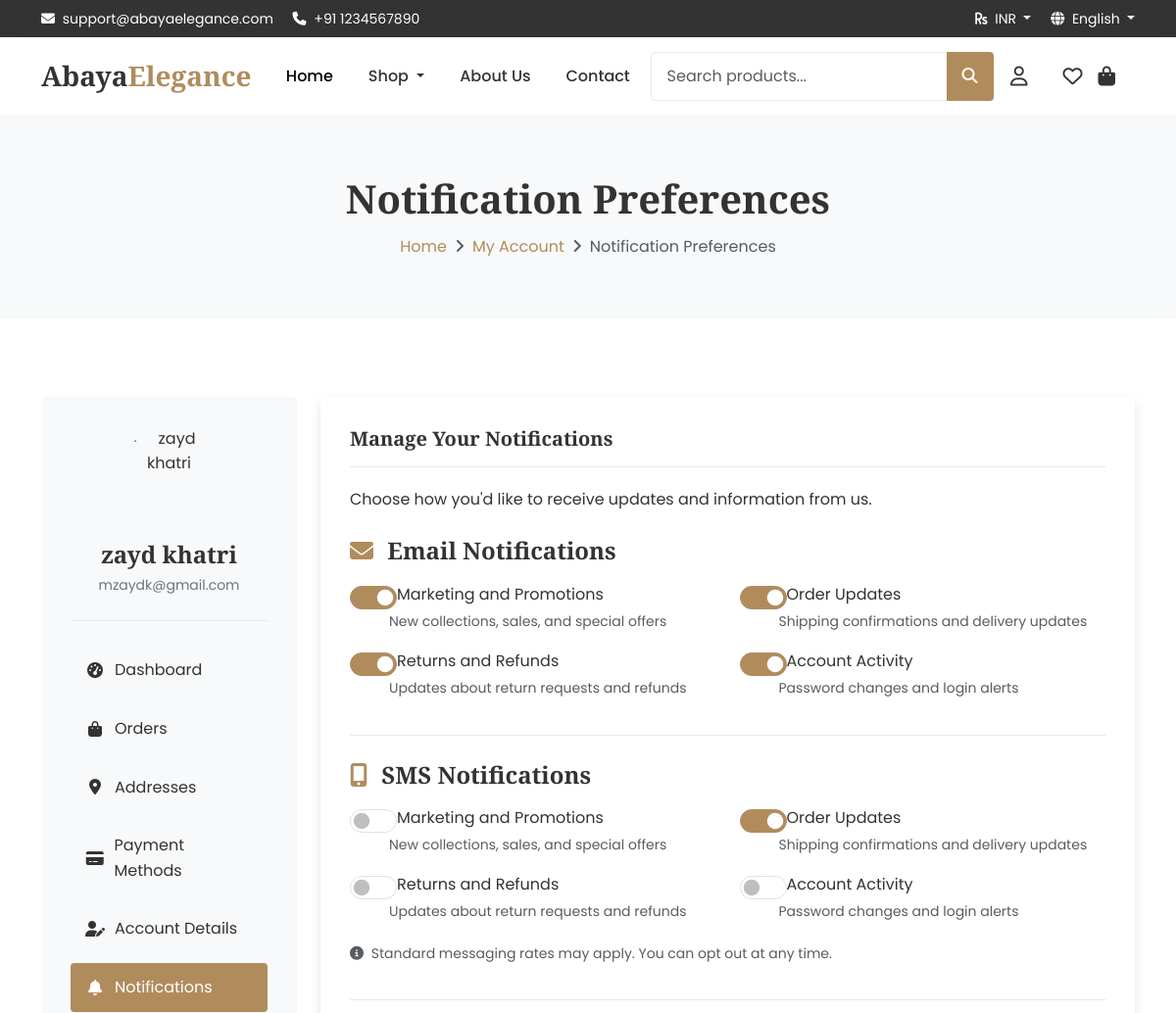
The page /users/notifications/ (signed in, upper part) on the database as committed earlier.
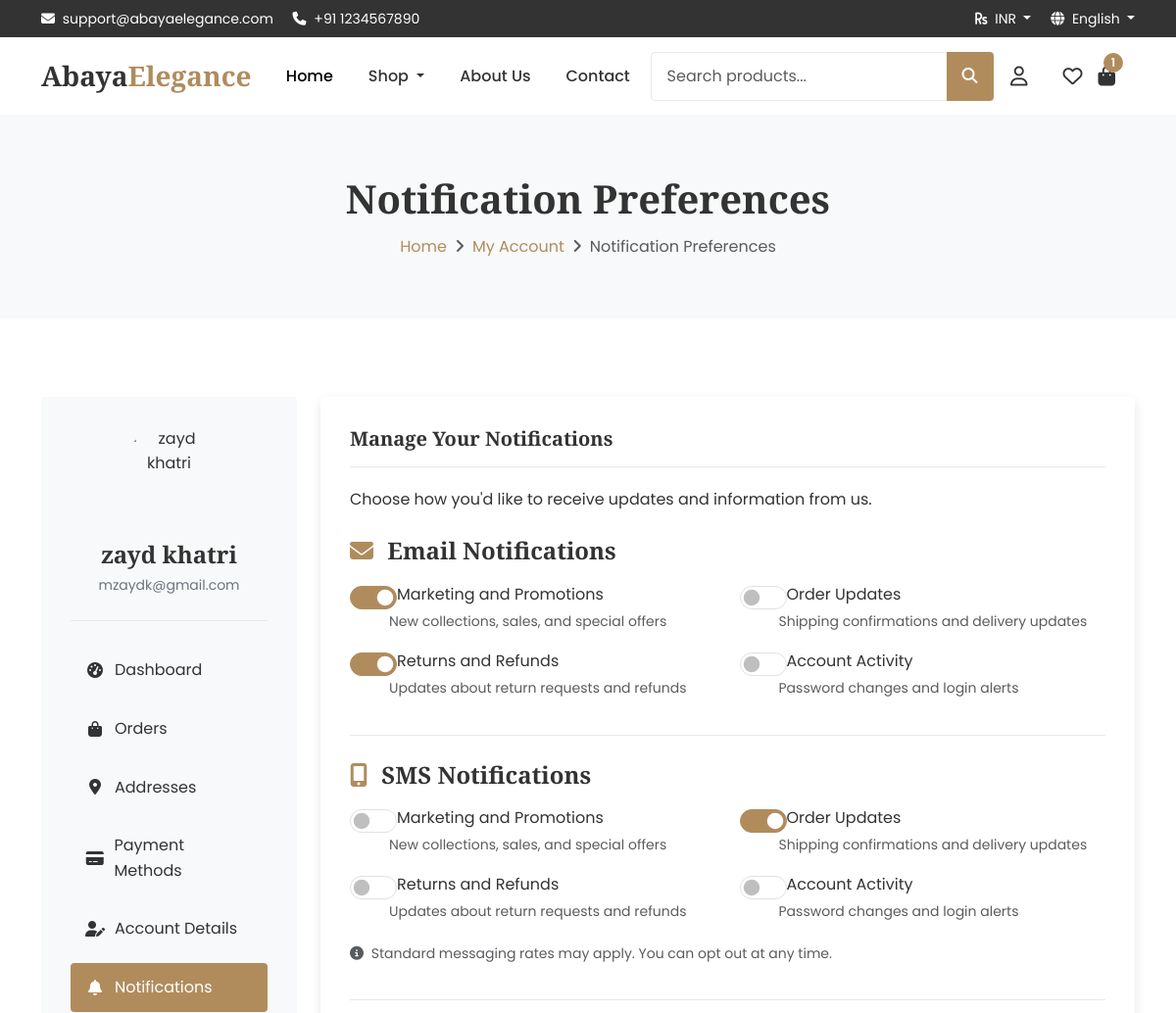
The same page on the database as committed later.
### users/models.py (models this page shows, shortened)
class NotificationPreference(models.Model):
    id = models.UUIDField(primary_key=True, default=uuid.uuid4, editable=False)
    user = models.OneToOneField(User, on_delete=models.CASCADE, related_name='notification_preferences')
    email_marketing = models.BooleanField(default=True)
    email_order_updates = models.BooleanField(default=True)
    email_returns = models.BooleanField(default=True)
    email_account = models.BooleanField(default=True)
    sms_marketing = models.BooleanField(default=False)
    sms_order_updates = models.BooleanField(default=True)
    sms_returns = models.BooleanField(default=False)
    sms_account = models.BooleanField(default=False)
    created_at = models.DateTimeField(auto_now_add=True)
    updated_at = models.DateTimeField(auto_now=True)

### users/views.py (the view)
# urls.py: path('notifications/', views.notification_preferences, name='notification_preferences'),
@login_required
def notification_preferences(request):
    preferences, created = NotificationPreference.objects.get_or_create(user=request.user)
    if request.method == 'POST':
        form = NotificationPreferenceForm(request.POST, instance=preferences)
        if form.is_valid():
            form.save()
            messages.success(request, 'Notification preferences updated successfully.')
            return redirect('account_dashboard')
    else:
        form = NotificationPreferenceForm(instance=preferences)
    return render(request, 'users/notification_preferences.html', {'form': form})

### users/forms.py
class NotificationPreferenceForm(forms.ModelForm):
    class Meta:
        model = NotificationPreference
        exclude = ['user', 'created_at', 'updated_at']
        widgets = {
            'email_marketing': forms.CheckboxInput(attrs={'class': 'form-check-input'}),
            'email_order_updates': forms.CheckboxInput(attrs={'class': 'form-check-input'}),
            'email_returns': forms.CheckboxInput(attrs={'class': 'form-check-input'}),
            'email_account': forms.CheckboxInput(attrs={'class': 'form-check-input'}),
            'sms_marketing': forms.CheckboxInput(attrs={'class': 'form-check-input'}),
            'sms_order_updates': forms.CheckboxInput(attrs={'class': 'form-check-input'}),
            'sms_returns': forms.CheckboxInput(attrs={'class': 'form-check-input'}),
            'sms_account': forms.CheckboxInput(attrs={'class': 'form-check-input'}),
        }

### carts/models.py (called while the page is built)
    def get_total_price(self):
        return sum(item.get_total_price() for item in self.items.all())

    def get_item_count(self):
        return sum(item.quantity for item in self.items.all())

    def get_total_price(self):
        return self.product.get_active_price() * self.quantity

### templates/users/notification_preferences.html (shortened to what the changed rows need)
{% extends 'base.html' %}
{% load static %}
{% block content %}
<div class="breadcrumb-section">
    <div class="container">
        <div class="row">
            <div class="col-12 text-center">
                <h1 class="breadcrumb-title">Notification Preferences</h1>
            </div>
        </div>
    </div>
</div>
<section class="section-padding">
    <div class="container">
        <div class="row">
            <div class="col-lg-9">
                <div class="account-card">
                    <form method="post" action="{% url 'notification_preferences' %}" class="notification-form">
                        <div class="notification-section mb-4">
                            <div class="row">
                                <div class="col-md-6">
                                    <div class="form-check form-switch mb-3">
                                        {{ form.email_marketing }}
                                        <label class="form-check-label" for="{{ form.email_marketing.id_for_label }}">
                                            Marketing and Promotions
                                        </label>
                                        <div class="form-text">New collections, sales, and special offers</div>
                                    </div>
                                </div>
                                <div class="col-md-6">
                                    <div class="form-check form-switch mb-3">
                                        {{ form.email_order_updates }}
                                        <label class="form-check-label" for="{{ form.email_order_updates.id_for_label }}">
                                            Order Updates
                                        </label>
                                        <div class="form-text">Shipping confirmations and delivery updates</div>
                                    </div>
                                </div>
                                <div class="col-md-6">
                                    <div class="form-check form-switch mb-3">
                                        {{ form.email_returns }}
                                        <label class="form-check-label" for="{{ form.email_returns.id_for_label }}">
                                            Returns and Refunds
                                        </label>
                                        <div class="form-text">Updates about return requests and refunds</div>
                                    </div>
                                </div>
                                <div class="col-md-6">
                                    <div class="form-check form-switch mb-3">
                                        {{ form.email_account }}
                                        <label class="form-check-label" for="{{ form.email_account.id_for_label }}">
                                            Account Activity
                                        </label>
                                        <div class="form-text">Password changes and login alerts</div>
                                    </div>
                                </div>
                            </div>
                        </div>
                        <div class="notification-section mb-4">
                            <div class="row">
                                <div class="col-md-6">
                                    <div class="form-check form-switch mb-3">
                                        {{ form.sms_marketing }}
                                        <label class="form-check-label" for="{{ form.sms_marketing.id_for_label }}">
                                            Marketing and Promotions
                                        </label>
                                        <div class="form-text">New collections, sales, and special offers</div>
                                    </div>
                                </div>
                                <div class="col-md-6">
                                    <div class="form-check form-switch mb-3">
                                        {{ form.sms_order_updates }}
                                        <label class="form-check-label" for="{{ form.sms_order_updates.id_for_label }}">
                                            Order Updates
                                        </label>
                                        <div class="form-text">Shipping confirmations and delivery updates</div>
                                    </div>
                                </div>
                                <div class="col-md-6">
                                    <div class="form-check form-switch mb-3">
                                        {{ form.sms_returns }}
                                        <label class="form-check-label" for="{{ form.sms_returns.id_for_label }}">
                                            Returns and Refunds
                                        </label>
                                        <div class="form-text">Updates about return requests and refunds</div>
                                    </div>
                                </div>
                                <div class="col-md-6">
                                    <div class="form-check form-switch mb-3">
                                        {{ form.sms_account }}
                                        <label class="form-check-label" for="{{ form.sms_account.id_for_label }}">
                                            Account Activity
                                        </label>
                                        <div class="form-text">Password changes and login alerts</div>
                                    </div>
                                </div>
                            </div>
                        </div>
                    </form>
                </div>
            </div>
        </div>
    </div>
</section>
{% endblock %}

Rows that differ between the two databases and show on the page:
changed NotificationPreference: email_order_updates "☑" → "☐"; email_account "☑" → "☐"
Other text that changed with them:
{{ cart_count }}: (not shown) → "1"
